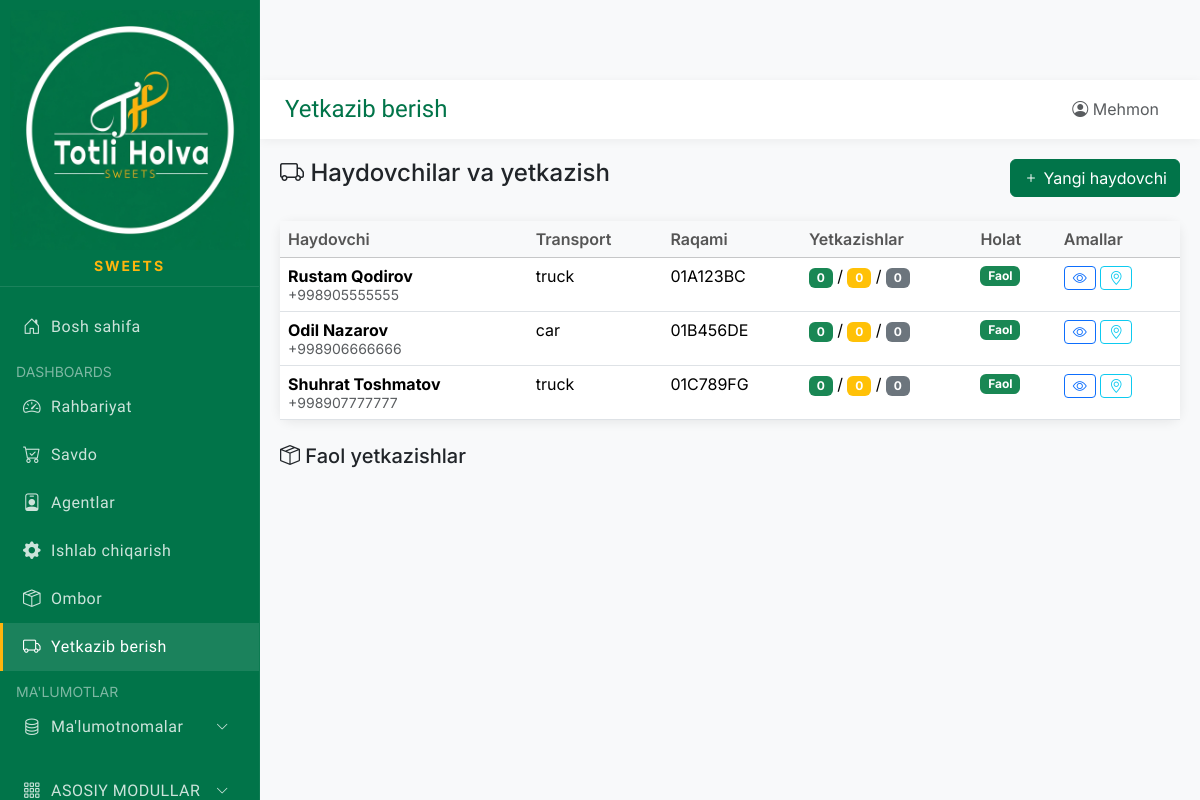
Before: /delivery with the older database file.
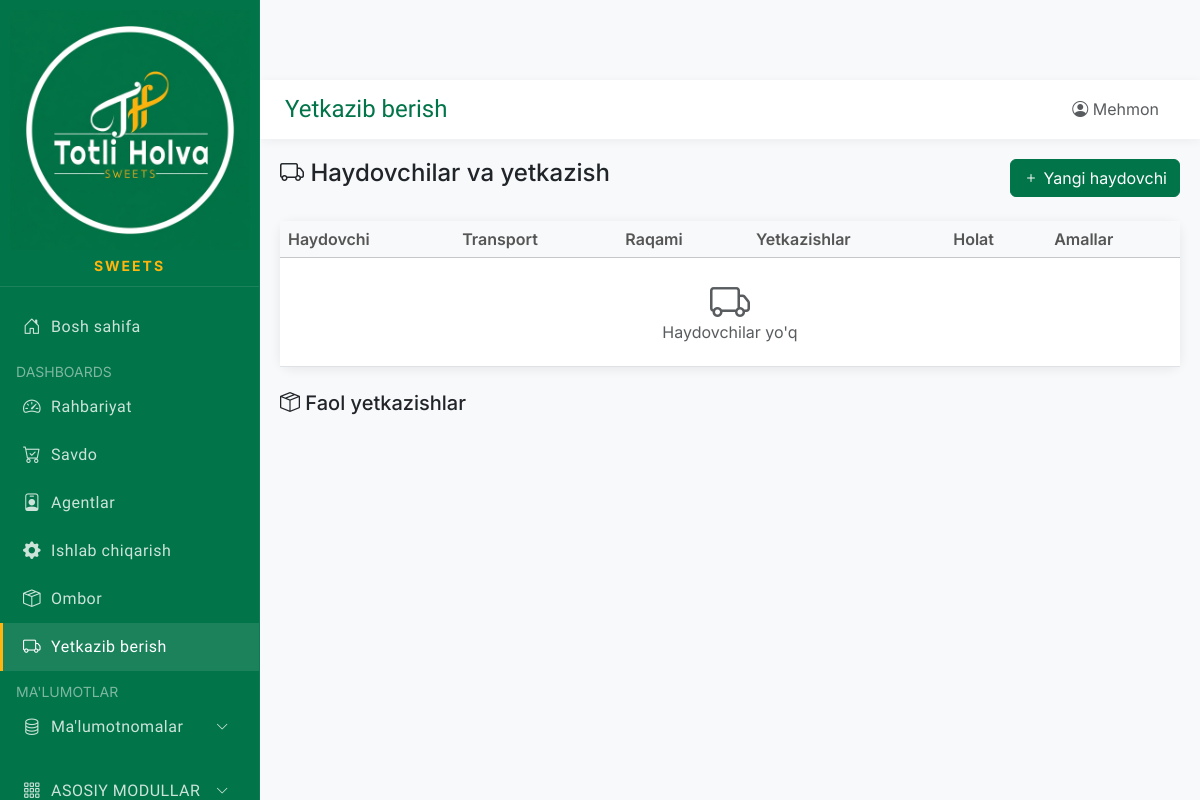
After: the same page with the newer database file.
### app/models/database.py (models this page shows)
class Driver(Base):
    __tablename__ = "drivers"
    id = Column(Integer, primary_key=True, index=True)
    code = Column(String(50), unique=True, index=True)
    full_name = Column(String(200), index=True)
    phone = Column(String(20))
    telegram_id = Column(String(50))
    vehicle_number = Column(String(20))  # Mashina raqami
    vehicle_type = Column(String(50))  # Mashina turi
    is_active = Column(Boolean, default=True)
    employee_id = Column(Integer, ForeignKey("employees.id"), nullable=True)
    created_at = Column(DateTime, default=datetime.now)
    locations = relationship("DriverLocation", back_populates="driver")
    deliveries = relationship("Delivery", back_populates="driver")

### main.py (the view)
@app.get("/delivery", response_class=HTMLResponse)
async def delivery_list(request: Request, db: Session = Depends(get_db)):
    drivers = db.query(Driver).all()
    for driver in drivers:
        last_loc = db.query(DriverLocation).filter(
            DriverLocation.driver_id == driver.id
        ).order_by(DriverLocation.recorded_at.desc()).first()
        driver.last_location = last_loc
        today = datetime.now().date()
        driver.today_deliveries = db.query(Delivery).filter(
            Delivery.driver_id == driver.id,
            Delivery.created_at >= today
        ).count()
        driver.pending_deliveries = db.query(Delivery).filter(
            Delivery.driver_id == driver.id,
            Delivery.status == "pending"
        ).count()
    deliveries = db.query(Delivery).order_by(Delivery.created_at.desc()).limit(50).all()
    return templates.TemplateResponse("delivery/list.html", {
        "request": request,
        "drivers": drivers,
        "deliveries": deliveries,
        "page_title": "Yetkazib berish"
    })

### app/templates/delivery/list.html (shortened to what this page needs)
{% extends "base.html" %}
{% block content %}
<div class="d-flex justify-content-between mb-4">
    <h4><i class="bi bi-truck"></i> Haydovchilar va yetkazish</h4>
    <button class="btn btn-primary" data-bs-toggle="modal" data-bs-target="#addDriverModal">
        <i class="bi bi-plus"></i> Yangi haydovchi
    </button>
</div>
<div class="card">
    <div class="card-body p-0">
        <table class="table table-hover mb-0">
            <thead class="table-light">
                <tr>
                    <th>Haydovchi</th>
                    <th>Transport</th>
                    <th>Raqami</th>
                    <th>Yetkazishlar</th>
                    <th>Holat</th>
                    <th>Amallar</th>
                </tr>
            </thead>
            <tbody>
                {% for driver in drivers %}
                <tr>
                    <td>
                        <strong>{{ driver.full_name }}</strong><br>
                        <small class="text-muted">{{ driver.phone or 'Telefon yo\'q' }}</small>
                    </td>
                    <td>{{ driver.vehicle_type or 'Noma\'lum' }}</td>
                    <td>{{ driver.vehicle_number or '-' }}</td>
                    <td>
                        <span class="badge bg-success">{{ driver.deliveries|selectattr('status', 'eq', 'delivered')|list|length }}</span>
                        /
                        <span class="badge bg-warning">{{ driver.deliveries|selectattr('status', 'eq', 'in_transit')|list|length }}</span>
                        /
                        <span class="badge bg-secondary">{{ driver.deliveries|length }}</span>
                    </td>
                    <td>
                        {% if driver.is_active %}
                        <span class="badge bg-success">Faol</span>
                        {% else %}
                        <span class="badge bg-secondary">Nofaol</span>
                        {% endif %}
                    </td>
                    <td>
                        <a href="/delivery/{{ driver.id }}" class="btn btn-sm btn-outline-primary">
                            <i class="bi bi-eye"></i>
                        </a>
                        <a href="/map?driver={{ driver.id }}" class="btn btn-sm btn-outline-info">
                            <i class="bi bi-geo-alt"></i>
                        </a>
                    </td>
                </tr>
                {% else %}
                <tr>
                    <td colspan="6" class="text-center text-muted py-4">
                        <i class="bi bi-truck fs-1"></i><br>
                        Haydovchilar yo'q
                    </td>
                </tr>
                {% endfor %}
            </tbody>
        </table>
    </div>
</div>
<h5 class="mt-4 mb-3"><i class="bi bi-box-seam"></i> Faol yetkazishlar</h5>
{% endblock %}

Changed rows visible on the page:
removed Driver: full_name "Rustam Qodirov", phone "+998905555555", vehicle_type "truck", vehicle_number "01A123BC", deliveries|selectattr "0", deliveries|length "0", is_active "Faol"
removed Driver: full_name "Odil Nazarov", phone "+998906666666", vehicle_type "car", vehicle_number "01B456DE", deliveries|selectattr "0", deliveries|length "0", is_active "Faol"
removed Driver: full_name "Shuhrat Toshmatov", phone "+998907777777", vehicle_type "truck", vehicle_number "01C789FG", deliveries|selectattr "0", deliveries|length "0", is_active "Faol"
Other visible differences:
text now shown: "Haydovchilar yo'q"
